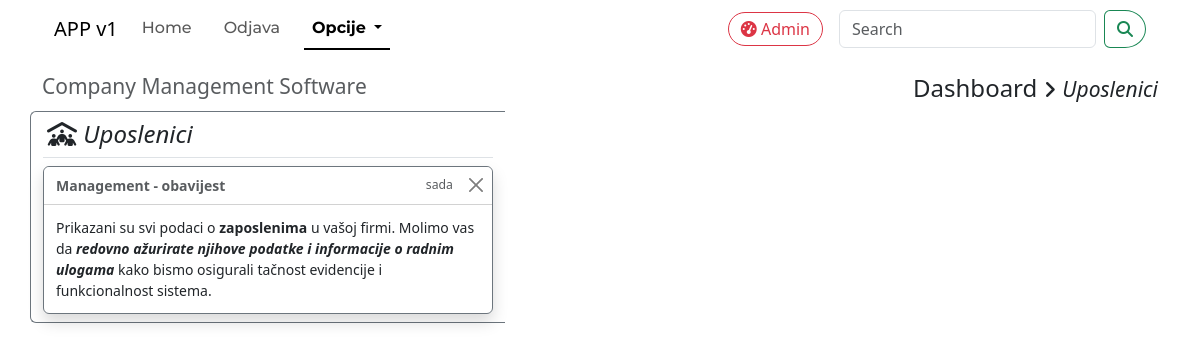
/uposlenici/ (signed in), run on an earlier commit of the app's database.
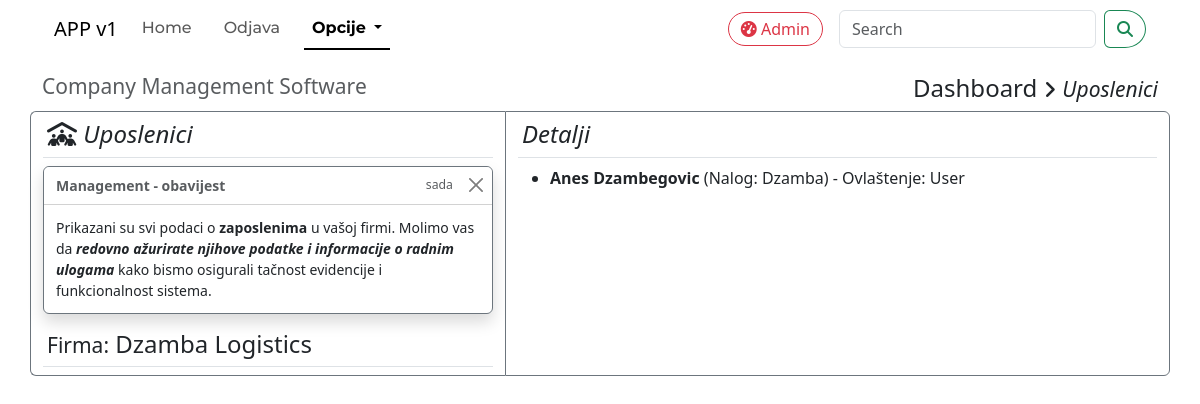
And on a later commit of the database.
### verzija1/models.py (models this page shows, shortened)
class Firma(models.Model):
    naziv = models.CharField(max_length=50)
    adresa = models.CharField(max_length=50)
    telefon = models.CharField(max_length=50)
    email = models.EmailField()
    web_stranica = models.URLField()
    opis = models.TextField()
    clearance = models.IntegerField()
    bill = models.DecimalField(max_digits=10, decimal_places=2)

class FirmaUser(models.Model):
    user = models.ForeignKey(User, on_delete=models.CASCADE)
    firma = models.ForeignKey(Firma, on_delete=models.CASCADE)
    ovlastenje = models.IntegerField()  # 0 - admin, 1 - user

### verzija1/views.py (the view)
# urls.py: path('uposlenici/', views.uposlenici_view, name='uposlenici'),
@login_required
def uposlenici_view(request):
    firme = Firma.objects.filter(firmauser__user=request.user).prefetch_related("firmauser_set__user").distinct()
    return render(request, 'basic.uposlenici.html', {'firme': firme})

### verzija1/templates/basic.uposlenici.html (shortened to what this page needs)
{% extends 'config.master.html' %}
{% block content %}
<h2 class="display-4 fs-4 mt-3">
    <div class="d-flex justify-content-between">
                <small class="text-muted">Company Management Software</small>
                <span><b>Dashboard <i class="fa-solid fa-angle-right fs-5"></i> <small><i>Uposlenici</i></small></b></span>
    </div>
</h2>
<div class="row mb-5">
    <div class="col-5 rounded-start border border-1 border-secondary border-end-0">
        <h4 class="py-2 px-1 border-bottom"><i><i class="fa-solid fa-people-roof"></i> Uposlenici</i></h4>
        <div class="toast show my-2 w-100 border-secondary" role="alert" aria-live="assertive" aria-atomic="true">
                    <div class="toast-header">
                        <strong class="me-auto">Management - obavijest</strong>
                        <small>sada</small>
                        <button type="button" class="btn-close" data-bs-dismiss="toast" aria-label="Close"></button>
                    </div>
                    <div class="toast-body">
                        Prikazani su svi podaci o <strong>zaposlenima</strong> u vašoj firmi. Molimo vas da <i><strong>redovno ažurirate njihove podatke i informacije o radnim ulogama</strong></i> kako bismo osigurali tačnost evidencije i funkcionalnost sistema.
                    </div>
        </div>
        {% if firme %}
        {% for firma in firme %}
        <h4 class="py-2 px-1 border-bottom"><small>Firma:</small> {{ firma.naziv }}</h4>
    </div>
    <div class="col-7 rounded-end border border-1 border-secondary">
        <h4 class="py-2 px-1 border-bottom"><i>Detalji</i></h4>
        <div>
            <ul>
                {% for fu in firma.firmauser_set.all %}
                    <li>
                        <b>{{ fu.user.first_name }} {{ fu.user.last_name }}</b> (Nalog: {{ fu.user.username }})
                        - Ovlaštenje: {% if fu.ovlastenje == 0 %}Admin{% else %}User{% endif %}
                    </li>
                {% endfor %}
            </ul>
        </div>
    </div>
    {% endfor %}
    {% endif %}
</div>
{% endblock %}

### verzija1/templates/config.master.html (shortened to what this page needs)
{% load static %}
<!DOCTYPE html>
<html lang="en" data-bs-theme="light">
<head>
    <link href="https://cdn.jsdelivr.net/npm/bootstrap@5.3.6/dist/css/bootstrap.min.css" rel="stylesheet">
    <link rel="stylesheet" href="https://cdnjs.cloudflare.com/ajax/libs/font-awesome/6.5.0/css/all.min.css">
    <link rel="stylesheet" href="{% static 'styles.css' %}">
</head>
<body>
    <div class="container">
        <nav class="navbar navbar-expand-lg bg-body-dark">
            <div class="container-fluid">
                <a class="navbar-brand" href="#">APP v1</a>
                <div class="collapse navbar-collapse d-md-none" id="navbarSupportedContent">
                <ul class="navbar-nav nav-underline me-auto mb-2 mb-lg-0 montserrat">
                    <li class="nav-item">
                        <a class="nav-link {% if request.path == '/' %}active{% endif %}" aria-current="page" href="{% url 'home' %}">Home</a>
                    </li>
                    <li class="nav-item">
                    <form action="{% url 'logout' %}" method="post">
                        <button type="submit" class="nav-link">Odjava</button>
                    </form>
                    </li>
                    <li class="nav-item dropdown">
                    <a
                    class="nav-link dropdown-toggle {% if '/vozila' in request.path or '/uposlenici' in request.path %}active{% endif %}
                    href="#" role="button"
                    data-bs-toggle="dropdown"
                    aria-expanded="false">
                        Opcije
                    </a>
                    </li>
                </ul>
                <div class="d-flex">
                    {% if user.is_staff %}
                        <a href="/admin" class="btn btn-outline-danger rounded-pill mx-3 py-1">
                            <i class="fa-solid fa-gauge-high"></i>
                            Admin
                        </a>
                    {% endif %}
                </div>
                <form class="d-flex" role="search">
                    <input class="form-control me-2 rounded-start-2" type="search" placeholder="Search" aria-label="Search"/>
                    <button class="btn btn-outline-success rounded-end-circle" type="submit"><i class="fa-solid fa-magnifying-glass"></i></button>
                </form>
                </div>
            </div>
            </nav>
    </div>
    <div class="container">
    {% block content %}
    {% endblock %}
    </div>
</body>
</html>

### verzija1/static/styles.css (style rules this page uses)
.montserrat { font-family: "Montserrat", sans-serif; font-optical-sizing: auto; font-weight: 500; font-style: normal; }

What changed in the data, as far as the page shows it:
added Firma: naziv "Dzamba Logistics"
added FirmaUser: user.first_name "Anes", user.last_name "Dzambegovic", user.username "Dzamba", ovlastenje "User"
